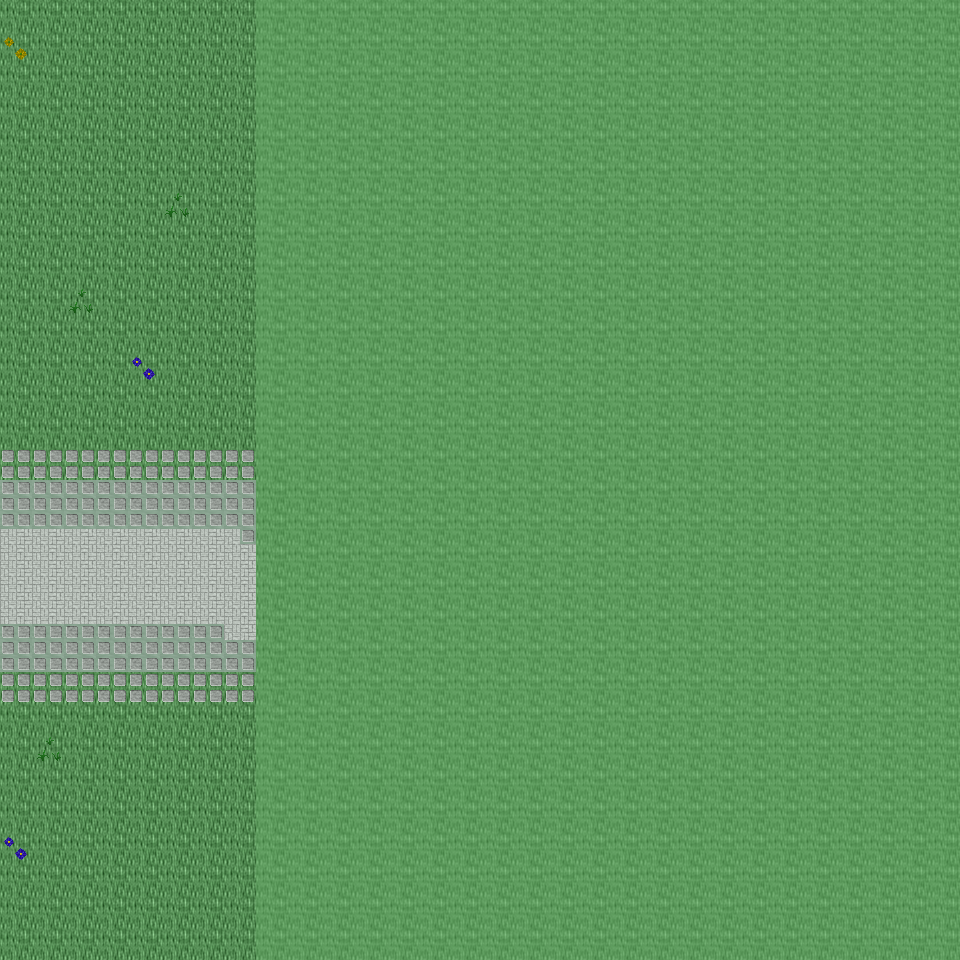

Rendered tile map (Tiled .tmx) drawn with the repository's tilesets; below, a short description and the map source with its tile grids summarised:
An orthogonal 30x30 tile map with 32x32 px tiles, 6 tile layers (Ground, Object, Object2, Above, ...), 16 tilesets and 2 objects (2x mapchange).

<map version="1.0" orientation="orthogonal" renderorder="right-down" width="30" height="30" tilewidth="32" tileheight="32" nextobjectid="3">
  <tileset firstgid="1" name="tileset_ground_ground" tilewidth="32" tileheight="32" tilecount="33" columns="3">
    <image source="../drawable/tileset_ground_ground.png" width="96" height="352" />
  </tileset>
  <tileset firstgid="34" name="tileset_ground_water_pool" tilewidth="32" tileheight="32" tilecount="72" columns="3">
    <image source="../drawable/tileset_ground_water_pool.png" width="96" height="768" />
  </tileset>
  <tileset firstgid="106" name="tileset_ground_ridge_earth_dark" tilewidth="32" tileheight="32" tilecount="96" columns="12">
    <image source="../drawable/tileset_ground_ridge_earth_dark.png" width="384" height="256" />
  </tileset>
  <tileset firstgid="202" name="tileset_ground_grass_edges" tilewidth="32" tileheight="32" tilecount="36" columns="12">
    <image source="../drawable/tileset_ground_grass_edges.png" width="384" height="96" />
  </tileset>
  <tileset firstgid="238" name="tileset_ground_earth_edges" tilewidth="32" tileheight="32" tilecount="18" columns="6">
    <image source="../drawable/tileset_ground_earth_edges.png" width="192" height="96" />
  </tileset>
  <tileset firstgid="256" name="tileset_ground_grass_corners" tilewidth="32" tileheight="32" tilecount="24" columns="6">
    <image source="../drawable/tileset_ground_grass_corners.png" width="192" height="128" />
  </tileset>
  <tileset firstgid="280" name="tileset_plant_grasses" tilewidth="32" tileheight="32" tilecount="6" columns="3">
    <image source="../drawable/tileset_plant_grasses.png" width="96" height="64" />
  </tileset>
  <tileset firstgid="286" name="tileset_plant_flower_daisy_blue" tilewidth="32" tileheight="32" tilecount="8" columns="2">
    <image source="../drawable/tileset_plant_flower_daisy_blue.png" width="64" height="128" />
  </tileset>
  <tileset firstgid="294" name="tileset_plant_flower_daisy_yellow" tilewidth="32" tileheight="32" tilecount="8" columns="2">
    <image source="../drawable/tileset_plant_flower_daisy_yellow.png" width="64" height="128" />
  </tileset>
  <tileset firstgid="302" name="tileset_plant_bush_bushes" tilewidth="32" tileheight="32" tilecount="10" columns="5">
    <image source="../drawable/tileset_plant_bush_bushes.png" width="160" height="64" />
  </tileset>
  <tileset firstgid="312" name="tileset_plant_flower_daisy_red" tilewidth="32" tileheight="32" tilecount="8" columns="2">
    <image source="../drawable/tileset_plant_flower_daisy_red.png" width="64" height="128" />
  </tileset>
  <tileset firstgid="320" name="tileset_plant_flower_daisy_white" tilewidth="32" tileheight="32" tilecount="8" columns="2">
    <image source="../drawable/tileset_plant_flower_daisy_white.png" width="64" height="128" />
  </tileset>
  <tileset firstgid="328" name="tileset_item_statue_bird" tilewidth="32" tileheight="32" tilecount="8" columns="2">
    <image source="../drawable/tileset_item_statue_bird.png" width="64" height="128" />
  </tileset>
  <tileset firstgid="336" name="tileset_logic_collision" tilewidth="32" tileheight="32" tilecount="1" columns="1">
    <image source="../drawable/tileset_logic_collision.png" width="32" height="32" />
  </tileset>
  <tileset firstgid="337" name="tileset_ground_green_paving" tilewidth="32" tileheight="32" tilecount="18" columns="3">
    <image source="../drawable/tileset_ground_green_paving.png" width="96" height="192" />
  </tileset>
  <tileset firstgid="355" name="tileset_building_castle" tilewidth="32" tileheight="32" tilecount="320" columns="20">
    <image source="../drawable/tileset_building_castle.png" width="640" height="512" />
  </tileset>
  <layer name="Ground" width="30" height="30">
    <data>[900 cells, 900 non-empty, 2 distinct tile ids]</data>
  </layer>
  <layer name="Object" width="30" height="30">
    <data>[900 cells, 119 non-empty, 6 distinct tile ids]</data>
  </layer>
  <layer name="Object2" width="30" height="30">
    <data>[900 cells, 26 non-empty, 5 distinct tile ids]</data>
  </layer>
  <layer name="Above" width="30" height="30">
    <data>[900 cells, 0 non-empty, 0 distinct tile ids]</data>
  </layer>
  <layer name="Above2" width="30" height="30">
    <data>[900 cells, 0 non-empty, 0 distinct tile ids]</data>
  </layer>
  <layer name="Walkable" width="30" height="30">
    <data>[900 cells, 660 non-empty, 1 distinct tile ids]</data>
  </layer>
  <objectgroup name="MapEvents">
    <object id="1" name="south" type="mapchange" x="0" y="928" width="256" height="32">
      <properties>
        <property name="map" value="0_ados_mountain_n2_w2_x3_y1" />
        <property name="place" value="north" />
      </properties>
    </object>
    <object id="2" name="west" type="mapchange" x="0" y="0" width="32" height="960">
      <properties>
        <property name="map" value="0_ados_mountain_n2_w2_x2_y0" />
        <property name="place" value="east" />
      </properties>
    </object>
  </objectgroup>
</map>
